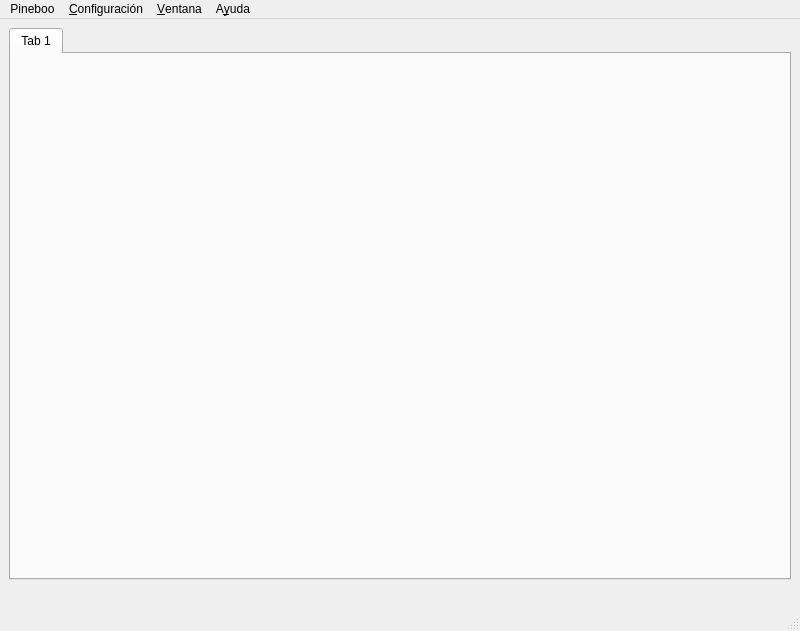
<?xml version="1.0" encoding="UTF-8"?>
<ui version="4.0">
 <class>mainwindow</class>
 <widget class="QMainWindow" name="mainwindow">
  <property name="geometry">
   <rect>
    <x>0</x>
    <y>0</y>
    <width>800</width>
    <height>631</height>
   </rect>
  </property>
  <property name="minimumSize">
   <size>
    <width>89</width>
    <height>229</height>
   </size>
  </property>
  <property name="windowTitle">
   <string>Pineboo</string>
  </property>
  <property name="windowIcon">
   <iconset>
    <normaloff>../../../../share/icono_pi/Symbol_pi2_256.png</normaloff>../../../../share/icono_pi/Symbol_pi2_256.png</iconset>
  </property>
  <widget class="QWidget" name="centralwidget">
   <layout class="QVBoxLayout" name="verticalLayout">
    <item>
     <widget class="QTabWidget" name="tabWidget">
      <property name="currentIndex">
       <number>0</number>
      </property>
      <widget class="QWidget" name="tab">
       <attribute name="title">
        <string>Tab 1</string>
       </attribute>
      </widget>
     </widget>
    </item>
    <item>
     <layout class="QHBoxLayout" name="horizontalLayout">
      <item>
       <widget class="QLabel" name="tLabel">
        <property name="sizePolicy">
         <sizepolicy hsizetype="Minimum" vsizetype="Preferred">
          <horstretch>0</horstretch>
          <verstretch>0</verstretch>
         </sizepolicy>
        </property>
        <property name="text">
         <string/>
        </property>
        <property name="alignment">
         <set>Qt::AlignCenter</set>
        </property>
       </widget>
      </item>
      <item>
       <widget class="QLabel" name="tLabel2">
        <property name="sizePolicy">
         <sizepolicy hsizetype="Maximum" vsizetype="Preferred">
          <horstretch>0</horstretch>
          <verstretch>0</verstretch>
         </sizepolicy>
        </property>
        <property name="text">
         <string/>
        </property>
        <property name="alignment">
         <set>Qt::AlignJustify|Qt::AlignVCenter</set>
        </property>
       </widget>
      </item>
     </layout>
    </item>
   </layout>
  </widget>
  <widget class="QMenuBar" name="MenuBar">
   <property name="geometry">
    <rect>
     <x>0</x>
     <y>0</y>
     <width>800</width>
     <height>22</height>
    </rect>
   </property>
   <widget class="QMenu" name="menuPineboo">
    <property name="title">
     <string>Pineboo</string>
    </property>
   </widget>
   <widget class="QMenu" name="configMenu">
    <property name="title">
     <string>&amp;Configuración</string>
    </property>
    <addaction name="fontAction"/>
    <addaction name="styleAction"/>
   </widget>
   <widget class="QMenu" name="windowMenu">
    <property name="title">
     <string>&amp;Ventana</string>
    </property>
   </widget>
   <widget class="QMenu" name="helpMenu">
    <property name="title">
     <string>A&amp;yuda</string>
    </property>
    <addaction name="aboutQtAction"/>
    <addaction name="separator"/>
    <addaction name="aboutPinebooAction"/>
    <addaction name="urlEnebooAction"/>
    <addaction name="separator"/>
    <addaction name="helpIndexAction"/>
   </widget>
   <addaction name="menuPineboo"/>
   <addaction name="configMenu"/>
   <addaction name="windowMenu"/>
   <addaction name="helpMenu"/>
  </widget>
  <widget class="QStatusBar" name="statusbar"/>
  <action name="fontAction">
   <property name="text">
    <string>&amp;Fuente</string>
   </property>
  </action>
  <action name="styleAction">
   <property name="text">
    <string>&amp;Estilo</string>
   </property>
  </action>
  <action name="aboutQtAction">
   <property name="text">
    <string>Acerca de Qt</string>
   </property>
  </action>
  <action name="aboutPinebooAction">
   <property name="text">
    <string>Acerca de Pineboo</string>
   </property>
  </action>
  <action name="urlEnebooAction">
   <property name="text">
    <string>Visita Eneboo.org</string>
   </property>
  </action>
  <action name="helpIndexAction">
   <property name="text">
    <string>Indice</string>
   </property>
  </action>
 </widget>
 <resources/>
 <connections/>
</ui>
